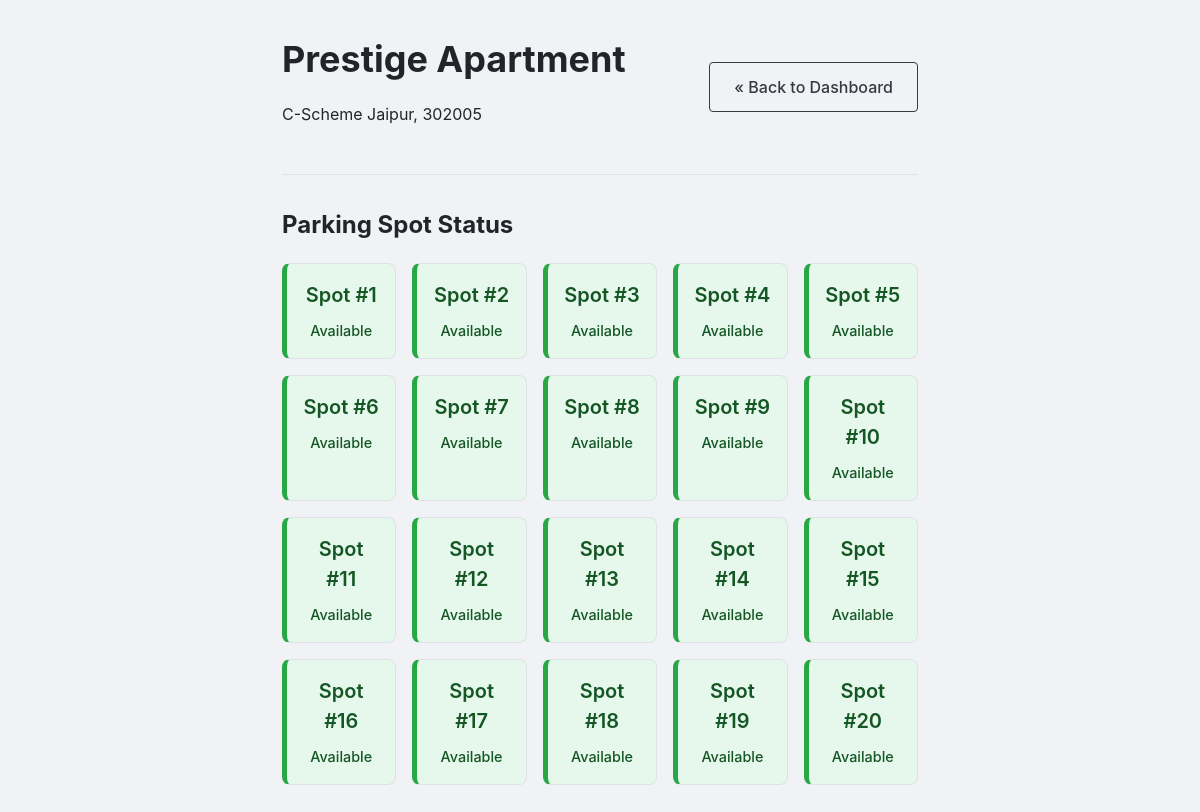
The page /admin/lot/1 (signed in) on the database as committed earlier.
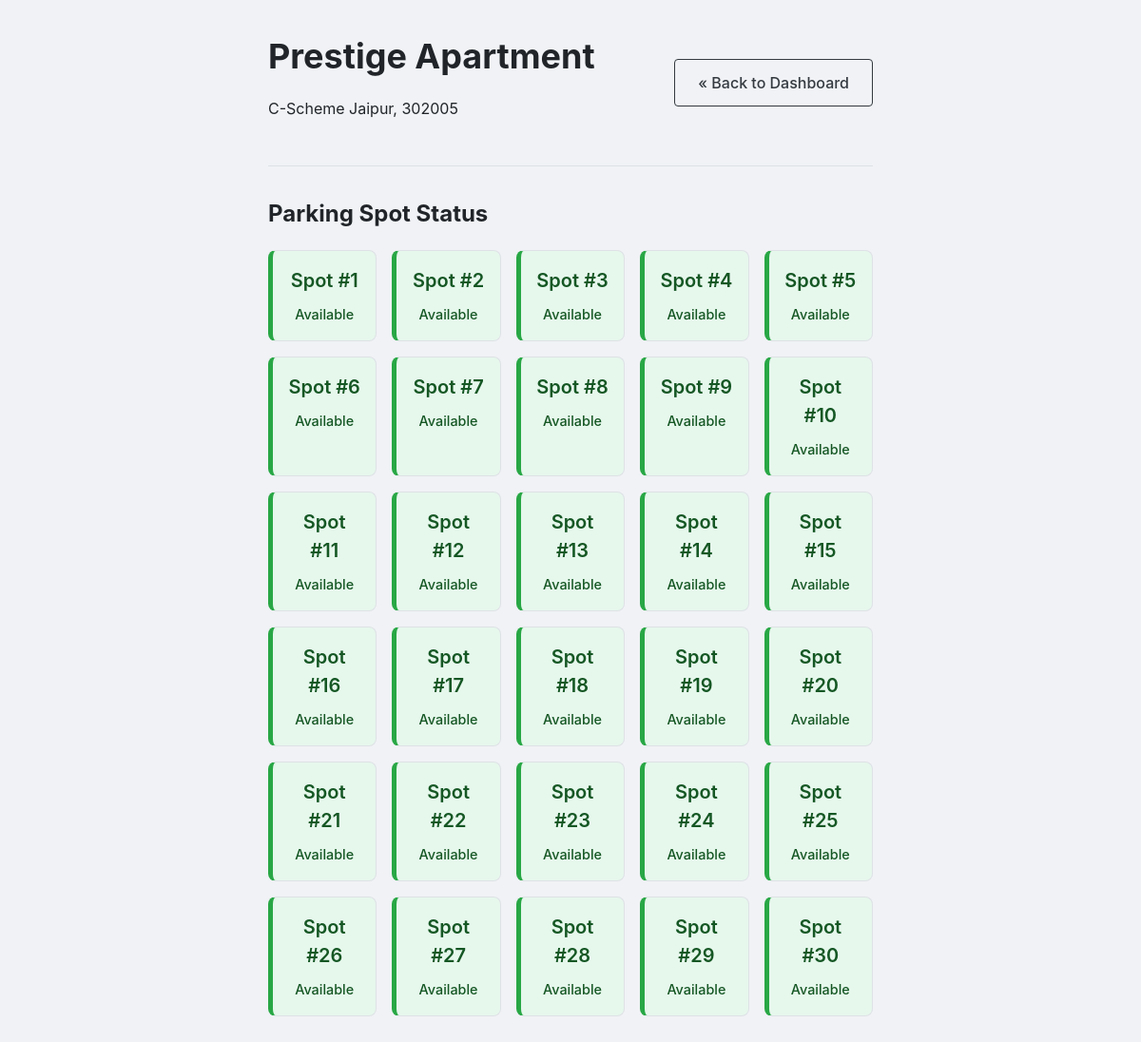
The same page on the database as committed later.
### models/database.py (models this page shows)
class ParkingLot(db.Model):
    __tablename__ = 'parking_lot'
    id = db.Column(db.Integer, primary_key=True)
    name = db.Column(db.String(50), nullable=False)
    address = db.Column(db.String(100), nullable=False)
    pincode = db.Column(db.String(10), nullable=False)
    capacity = db.Column(db.Integer, nullable=False)
    price_per_hour = db.Column(db.Float, nullable=False)
    spots = db.relationship('ParkingSpot', backref='lot', lazy=True, cascade="all, delete-orphan")

class ParkingSpot(db.Model):
    __tablename__ = 'parking_spot'
    id = db.Column(db.Integer, primary_key=True)
    lot_id = db.Column(db.Integer, db.ForeignKey('parking_lot.id'), nullable=False)
    spot_number = db.Column(db.Integer, nullable=False)
    status = db.Column(db.String(1), default='A', nullable=False) # 'A' for Available, 'O' for Occupied
    reservation = db.relationship('Reservation', backref='spot', uselist=False, cascade="all, delete-orphan")

### routes/admin_routes.py (the view)
@admin_bp.route('/admin/lot/<int:lot_id>')
def lot_details(lot_id):
    if not session.get('is_admin'):
        flash('You must be an admin to view this page.', 'danger')
        return redirect(url_for('auth.login'))
    lot = ParkingLot.query.get_or_404(lot_id)
    return render_template('lot_details.html', lot=lot)

### templates/lot_details.html
{% extends "layout.html" %}
{% block content %}
<div class="dashboard-container">
    <div class="dashboard-header">
        <div>
            <h1>{{ lot.name }}</h1>
            <p class="lot-meta">{{ lot.address }}, {{ lot.pincode }}</p>
        </div>
        <a href="{{ url_for('admin.admin_dashboard') }}" class="btn btn-outline">&laquo; Back to Dashboard</a>
    </div>
    <hr>
    <h2>Parking Spot Status</h2>
    <div class="spot-grid">
        {% for spot in lot.spots %}
            <div class="spot-card status-{{ spot.status }}">
                <span class="spot-number">Spot #{{ spot.spot_number }}</span>
                <span class="spot-status">
                    {% if spot.status == 'A' %}
                        Available
                    {% else %}
                        Occupied
                    {% endif %}
                </span>
            </div>
        {% endfor %}
    </div>
</div>
{% endblock %}

### templates/layout.html (shortened to what this page needs)
<!DOCTYPE html>
<html lang="en">
<head>
    <link rel="stylesheet" href="{{ url_for('static', filename='style.css') }}">
</head>
<body>
    <div class="main-container">
        {% block content %}{% endblock %}
    </div>
</body>
</html>

### Static/style.css (style rules this page uses)
html { box-sizing: border-box; }
*, *:before, *:after { box-sizing: inherit; }
body { margin: 0; font-family: -apple-system, BlinkMacSystemFont, "Segoe UI", Roboto, "Helvetica Neue", Arial, sans-serif; background-color: #f0f2f5; color: #212529; line-height: 1.5; }
.main-container { max-width: 700px; margin: 0 auto; padding: 2rem; }
.btn { display: inline-block; font-weight: 500; text-align: center; cursor: pointer; border: 1px solid transparent; padding: 0.75rem 1.5rem; font-size: 1rem; border-radius: 0.25rem; text-decoration: none; transition: all 0.2s ease-in-out; }
.btn-outline { color: #343a40; border-color: #343a40; background-color: transparent; }
.dashboard-container { max-width: 900px; }
.dashboard-header { display: flex; justify-content: space-between; align-items: center; margin-bottom: 1rem; }
.dashboard-header h1 { margin: 0; font-size: 2.25rem; }
hr { margin: 2rem 0; border: 0; border-top: 1px solid #dee2e6; }
.spot-grid { display: grid; grid-template-columns: repeat(auto-fill, minmax(100px, 1fr)); gap: 1rem; }
.spot-card { border: 1px solid #dee2e6; border-radius: 0.5rem; padding: 1rem; text-align: center; font-weight: 500; }
.spot-card .spot-number { display: block; font-size: 1.25rem; font-weight: 600; margin-bottom: 0.5rem; }
.spot-card .spot-status { font-size: 0.9rem; }
.spot-card.status-A { background-color: #e6f7ec; border-left: 5px solid #28a745; color: #155724; }

Rows that differ between the two databases and show on the page:
added ParkingSpot: spot_number "21", status "Available"
added ParkingSpot: spot_number "22", status "Available"
added ParkingSpot: spot_number "23", status "Available"
added ParkingSpot: spot_number "24", status "Available"
added ParkingSpot: spot_number "25", status "Available"
added ParkingSpot: spot_number "26", status "Available"
added ParkingSpot: spot_number "27", status "Available"
added ParkingSpot: spot_number "28", status "Available"
added ParkingSpot: spot_number "29", status "Available"
added ParkingSpot: spot_number "30", status "Available"
